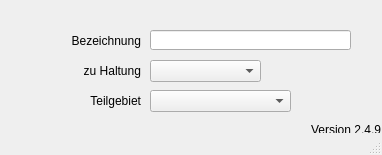
<?xml version="1.0" encoding="UTF-8"?>
<ui version="4.0">
 <class>MainWindow</class>
 <widget class="QMainWindow" name="MainWindow">
  <property name="geometry">
   <rect>
    <x>0</x>
    <y>0</y>
    <width>382</width>
    <height>155</height>
   </rect>
  </property>
  <property name="windowTitle">
   <string>MainWindow</string>
  </property>
  <property name="layoutDirection">
   <enum>Qt::LeftToRight</enum>
  </property>
  <widget class="QWidget" name="centralwidget">
   <widget class="QLabel" name="label_4">
    <property name="geometry">
     <rect>
      <x>50</x>
      <y>30</y>
      <width>91</width>
      <height>21</height>
     </rect>
    </property>
    <property name="text">
     <string>Bezeichnung</string>
    </property>
    <property name="alignment">
     <set>Qt::AlignRight|Qt::AlignTrailing|Qt::AlignVCenter</set>
    </property>
   </widget>
   <widget class="QLineEdit" name="elnam">
    <property name="geometry">
     <rect>
      <x>150</x>
      <y>30</y>
      <width>201</width>
      <height>20</height>
     </rect>
    </property>
    <property name="text">
     <string/>
    </property>
   </widget>
   <widget class="QLabel" name="lb_version">
    <property name="geometry">
     <rect>
      <x>310</x>
      <y>120</y>
      <width>71</width>
      <height>20</height>
     </rect>
    </property>
    <property name="toolTip">
     <string>Version QKan Import</string>
    </property>
    <property name="text">
     <string>Version 2.4.9</string>
    </property>
    <property name="alignment">
     <set>Qt::AlignRight|Qt::AlignTrailing|Qt::AlignVCenter</set>
    </property>
   </widget>
   <widget class="QComboBox" name="haltnam">
    <property name="geometry">
     <rect>
      <x>150</x>
      <y>60</y>
      <width>111</width>
      <height>22</height>
     </rect>
    </property>
   </widget>
   <widget class="QLabel" name="label_20">
    <property name="geometry">
     <rect>
      <x>80</x>
      <y>60</y>
      <width>61</width>
      <height>21</height>
     </rect>
    </property>
    <property name="text">
     <string>zu Haltung</string>
    </property>
    <property name="alignment">
     <set>Qt::AlignRight|Qt::AlignTrailing|Qt::AlignVCenter</set>
    </property>
   </widget>
   <widget class="QComboBox" name="teilgebiet">
    <property name="geometry">
     <rect>
      <x>150</x>
      <y>90</y>
      <width>141</width>
      <height>22</height>
     </rect>
    </property>
   </widget>
   <widget class="QLabel" name="label_22">
    <property name="geometry">
     <rect>
      <x>80</x>
      <y>90</y>
      <width>61</width>
      <height>21</height>
     </rect>
    </property>
    <property name="text">
     <string>Teilgebiet</string>
    </property>
    <property name="alignment">
     <set>Qt::AlignRight|Qt::AlignTrailing|Qt::AlignVCenter</set>
    </property>
   </widget>
  </widget>
  <widget class="QStatusBar" name="statusbar"/>
 </widget>
 <resources/>
 <connections/>
</ui>
